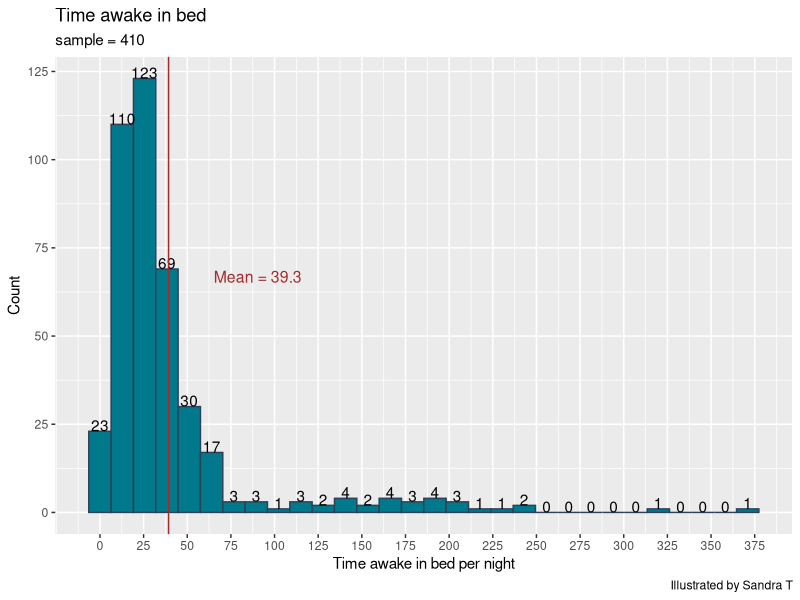

This figure's R source:
install.packages("tidyverse")
library(tidyverse)
library(readr)
sleep_day <- read_csv("sleepDay_merged_re.csv")
view(sleep_day)

install.packages("skimr")
library(skimr)

skim_without_charts(sleep_day)

library('ggplot2')

Time_awake_in_bed = c(sleep_day$TotalTimeInBed-sleep_day$TotalMinutesAsleep)

ggplot(sleep_day, aes(x=Time_awake_in_bed)) +
  geom_histogram(position="identity",fill="#00798c",color="#2e4057") +
  stat_bin(geom="text", aes(label=..count..),vjust=0) +
  scale_x_continuous(breaks = seq(0, 400, by = 25)) +
  scale_y_continuous(breaks = seq(0, 150, by = 25)) +
  geom_vline(xintercept = mean(Time_awake_in_bed), color="brown") +
  annotate("text",                        # Add text for median
           x = mean(Time_awake_in_bed) * 2.3,
           y = mean(Time_awake_in_bed) * 1.7,
           label = paste("Mean =", round(mean(Time_awake_in_bed),digits=1)),
           col = "brown",
           size = 4) +
  labs(title="Time awake in bed",subtitle="sample = 410",caption="Illustrated by Sandra T",y= "Count", x = "Time awake in bed per night")

skim_without_charts(Time_awake_in_bed)
